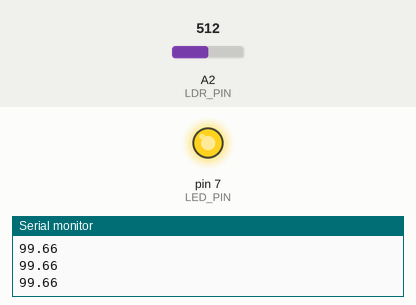
Recording of a sketch running on a simulated Arduino Mega 2560, built with avr-gcc and run on an emulated ATmega2560. Parts: output pins drawn as LEDs (lit = HIGH), the last lines printed to the serial monitor. The test bench sets the inputs (shaded band); at power-on: A2 (LDR_PIN) = 512.

Above: at 1.2 s.
1.3 s: A2 (LDR_PIN) set to 262
2.8 s: A2 (LDR_PIN) set to 238
At 4.0 s:
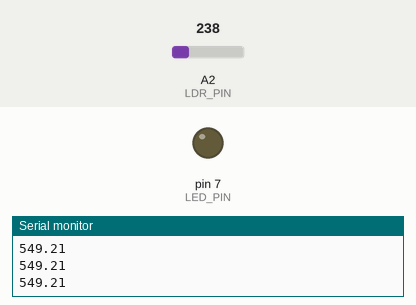
4.3 s: A2 (LDR_PIN) set to 306
At 4.7 s:
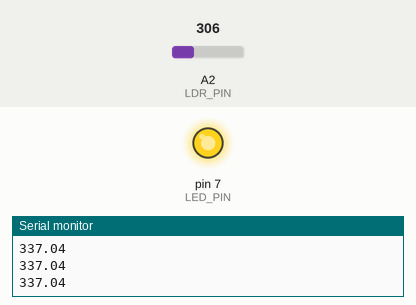
5.8 s: A2 (LDR_PIN) set to 122
At 6.4 s:
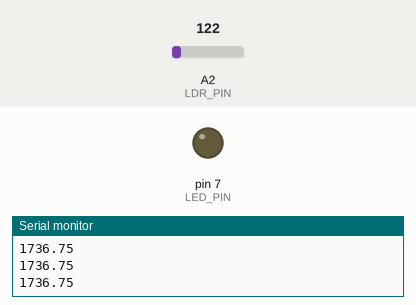
Timing chart, 0 to 8.3 s (numbered marks = the images above; inputs shaded):
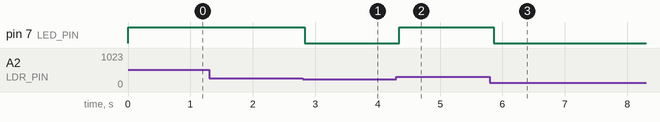

The sketch:

sketch.ino
```cpp
const int LDR_PIN = A2;  // Analog pin for LDR
const int LED_PIN = 7;   // Digital pin for LED
const int THRESHOLD = 500; // Adjust based on environment

const float GAMMA = 0.7;
const float RL10 = 50;

float ldrVal2lux(int ldrVal) // ldrVal2lux Formula
{
  float voltage = ldrVal / 1024. * 5;
  float resistance = 2000 * voltage / (1 - voltage / 5);
  float lux = pow(RL10 * 1e3 * pow(10, GAMMA) / resistance, (1 / GAMMA));
  return lux;
}

void setup()
{
  Serial.begin(9600);
  pinMode(LED_PIN, OUTPUT);
}

void loop()
{
  int ldrValue = analogRead(LDR_PIN); // Read ldrValue
  float lux = ldrVal2lux(ldrValue); // convert ldrValue to lux
  Serial.println(lux);

  bool LED_State = (int(lux) < THRESHOLD);
  digitalWrite(LED_PIN, LED_State); // Turn on or off LED

  delay(100);
}
```

Measured:
- the behaviour switches between 251 and 250 on A2 (LDR_PIN) (found by bisection; images 0 and 1)
- after the input at 2.8 s, pin 7 (LED_PIN): HIGH → LOW at once
- after the input at 4.3 s, pin 7 (LED_PIN): LOW → HIGH at once
- after the input at 5.8 s, pin 7 (LED_PIN): HIGH → LOW after 0.06 s
